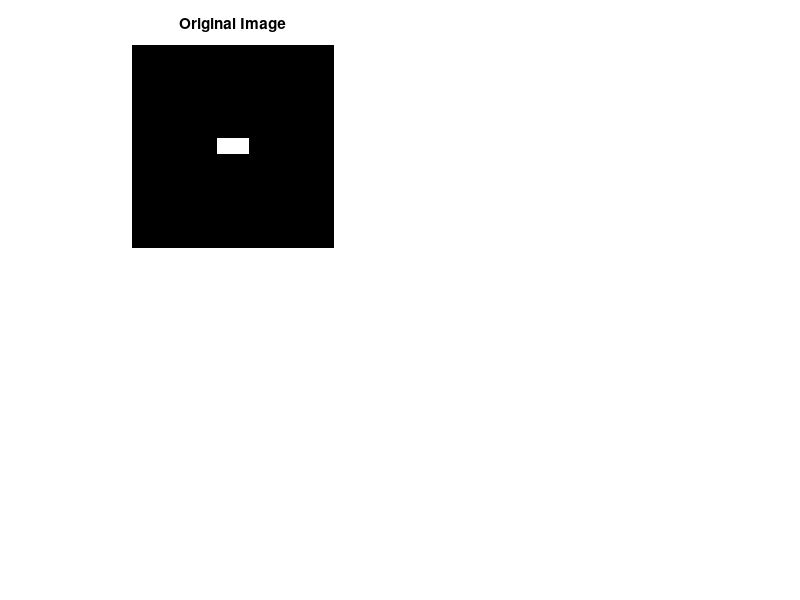

Here is the MATLAB script that generated this plot: (Note: this script raises an error after producing the figure.)
I = zeros(512); %Creating a black image
I(236:276, 216:296) = 1;    %Creating a white rectange of dimension 40 x 80 at the centre of the black image
subplot(2, 2, 1)
imshow(I);
title 'Original Image'

I_rot = imrotate(I, 45, 'crop'); % Rotating the image by 45 degrees and using crop to mak ethe dimesion equal to original image
subplot(2, 2, 2)
imshow(I_rot)
title 'Rotated Image'


I_fft = fftshift(fft2(I));  %Taking fft and centering the transform
subplot(2, 2, 3)
imshow(log(1 + abs(I_fft)), []); %Displaying the fft transform and using log to widen the intensities for better viewing
title 'FFT for Original Image'  

I_rot_fft = fftshift(fft2(I_rot));
subplot(2, 2, 4)
imshow(log(1 + abs(I_rot_fft)), []);
title 'FFT for Rotated Image'

